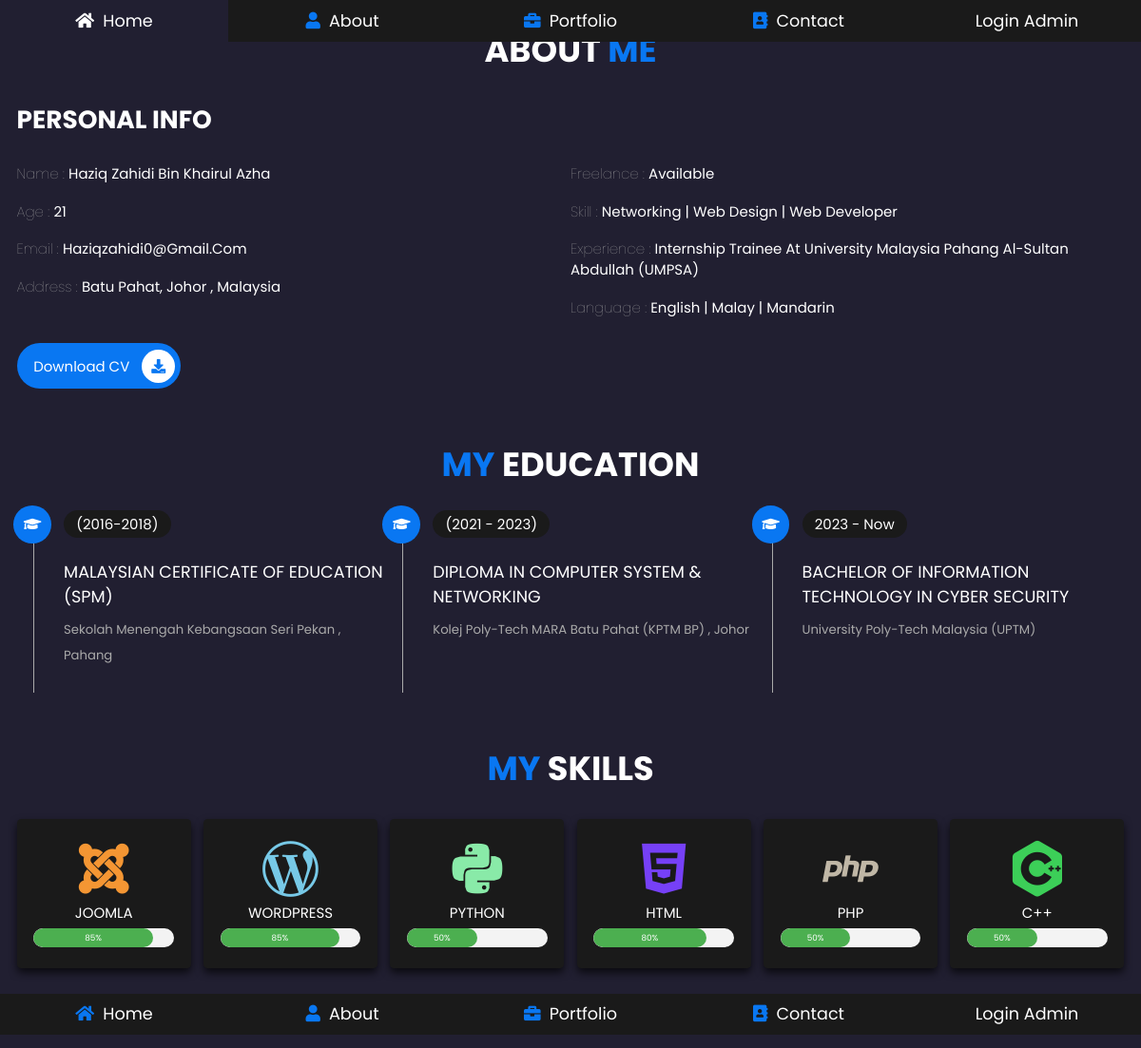
Page /about.php on the committed database.
### tables this page shows
CREATE TABLE `about` (
  `about_id` int(11) NOT NULL,
  `about_name` varchar(255) NOT NULL,
  `about_title` text NOT NULL,
  `about_desc` text NOT NULL,
  `about_photo` varchar(255) NOT NULL,
  `about_age` varchar(100) NOT NULL,
  `about_free` varchar(255) NOT NULL,
  `about_email` varchar(255) NOT NULL,
  `about_address` varchar(255) NOT NULL,
  `about_lang` varchar(255) NOT NULL,
  `about_exp` varchar(255) NOT NULL,
  `about_skill` varchar(255) NOT NULL,
  `about_exp_yrs` varchar(255) NOT NULL,
  `about_project` varchar(255) NOT NULL,
  `about_awards` varchar(255) NOT NULL,
  `about_happy` varchar(100) NOT NULL,
  `about_button` varchar(255) NOT NULL,
  `about_hire` varchar(255) NOT NULL
);

CREATE TABLE `education` (
  `education_id` int(11) NOT NULL,
  `education_year` varchar(255) NOT NULL,
  `education_title` varchar(255) NOT NULL,
  `education_desc` text NOT NULL,
  `education_status` varchar(11) NOT NULL
);

CREATE TABLE `skill` (
  `skill_id` int(11) NOT NULL,
  `skill_icon` varchar(255) NOT NULL,
  `skill_title` varchar(255) NOT NULL,
  `value_skill` varchar(11) NOT NULL,
  `skill_status` varchar(11) NOT NULL
);

### about.php (the view, shortened to what this page needs)
<?php
    include("template/front/header.php");
    include("template/front/navbar.php");
    include("config/database.php");
    function getRandomColor() {
        $letters = '0123456789ABCDEF';
        $color = '#';
        for ($i = 0; $i < 6; $i++) {
            $color .= $letters[rand(0, 15)];
        }
        return $color;
    }
?>
<?php
    $statement = $conn->prepare('SELECT * FROM about ORDER BY about_id DESC');
    $statement->execute();
    $about = $statement->fetchAll(PDO::FETCH_ASSOC);
    foreach ($about as $about);
?>
<section class="about">
    <h1 style="font-size:4rem;" class="heading"> about <span>me</span> </h1>
    <div class="row">
        <div class="info-container">
            <h1>personal info</h1>
            <div class="box-container">
                <div class="box">
                    <h3> <span>name : </span> <?php echo $about['about_name']; ?> </h3>
                    <h3> <span>age : </span> <?php echo $about['about_age']; ?> </h3>
                    <h3> <span>email : </span> <?php echo $about['about_email']; ?> </h3>
                    <h3> <span>address : </span><?php echo $about['about_address']; ?> </h3>
                </div>
                <div class="box">
                    <h3> <span>freelance : </span> <?php echo $about['about_free']; ?> </h3>
                    <h3> <span>skill : </span> <?php echo $about['about_skill']; ?> </h3>
                    <h3> <span>experience : </span> <?php echo $about['about_exp']; ?> </h3>
                    <h3> <span>language : </span> <?php echo $about['about_lang']; ?></h3>
                </div>
            </div>
            <a target="_blank" href="https://<?php echo $about['about_button']; ?>" class="btn"> download CV <i class="fas fa-download"></i> </a>
        </div>
    </div>
</section>
<section class="education">
    <h1 style="font-size:4rem;" class="heading"> <span>my</span> education </h1>
    <div class="box-container">
        <?php
            $stmt = $conn->prepare("SELECT * FROM education");
            $stmt->execute();
            $education = $stmt->fetchAll();
            foreach($education as $row)
        {
        ?>
        <div class="box">
            <i class="fas fa-graduation-cap"></i>
            <span><?php echo $row['education_year']; ?></span>
            <h3><?php echo $row['education_title']; ?></h3>
            <p><?php echo $row['education_desc']; ?></p>
        </div>
        <?php } ?>
    </div>
</section>
<section class="skills">
    <h1 style="font-size:4rem;" class="heading"> <span>my</span> skills </h1>
    <div class="box-container">
        <?php
            $statement = $conn->prepare('SELECT * FROM skill ORDER BY skill_id DESC');
            $statement->execute();
            $skills = $statement->fetchAll(PDO::FETCH_ASSOC);
            foreach ($skills as $skill) {
        ?>
        <div class="box">
        <i class='bx bxl-<?php echo strtolower($skill['skill_icon']); ?>' style='font-size:8rem; color: <?php echo getRandomColor(); ?>;'></i>
            <h3><?php echo $skill['skill_title']; ?></h3>
            <div style="width:90% height:3px; color:green;" class="skill-bar ">
                <div class="skill-bar-fill" style="width: <?php echo $skill['value_skill']; ?>%;">
                    <?php echo $skill['value_skill']; ?>%
                </div>
            </div>
        </div>
        <?php } ?>
    </div>
</section>
<?php include("template/front/navbar.php"); ?>

### template/front/header.php (shortened to what this page needs)
<!DOCTYPE html>
<html lang="en">
<head>
    <link rel="stylesheet" href="assets/fonts/css/all.min.css">
    <link href='https://unpkg.com/boxicons@2.1.4/css/boxicons.min.css' rel='stylesheet'>
    <link rel="stylesheet" href="assets/css/style.css">
</head>
<body>

### template/front/navbar.php (shortened to what this page needs)
<nav class="navbar">
    <a href="index.php"> <i class="fas fa-home"></i> <span>home</span> </a>
    <a href="about.php"> <i class="fas fa-user"></i> <span>about</span> </a>
    <a href="portfolio.php"> <i class="fas fa-briefcase"></i> <span>portfolio</span> </a>
    <a href="contact.php"> <i class="fas fa-address-book"></i> <span>contact</span> </a>
    <a href="admin/dashboard.php"><span>Login Admin</span> </a>
</nav>

### assets/css/style.css (style rules this page uses)
* { font-family: "Poppins", sans-serif; margin: 0; padding: 0; -webkit-box-sizing: border-box; box-sizing: border-box; text-decoration: none; outline: none; border: none; text-transform: capitalize; }
html { font-size: 62.5%; overflow-x: hidden; }
body { background: #211f31; padding-bottom: 6.5rem; }
section { padding: 5rem 9%; }
.heading { text-align: center; font-size: 6vw; color: #fff; margin-bottom: 3rem; text-transform: uppercase; }
.heading span { text-transform: uppercase; color: #0977f2; }
.btn { display: inline-block; margin-top: 1rem; border-radius: 5rem; background: #0977f2; padding: 0.7rem; font-size: 1.7rem; color: #fff; padding-left: 2rem; }
.btn i { height: 4rem; width: 4rem; line-height: 4rem; font-size: 1.7rem; text-align: center; background: #fff; color: #0977f2; border-radius: 50%; margin-left: 1rem; -webkit-transition: 0.2s linear; transition: 0.2s linear; }
.navbar { position: fixed; left: 0; right: 0; display: -webkit-box; display: -ms-flexbox; display: flex; z-index: 1000; -webkit-box-align: end; -ms-flex-align: end; align-items: flex-end; }
.navbar a { padding: 1.5rem; font-size: 2rem; background: #1a1a1a; -webkit-box-flex: 1; -ms-flex: 1; flex: 1; color: #fff; text-align: center; padding: 1rem; }
.navbar a i { color: #0977f2; padding-right: 0.5rem; }
.about .row { display: -webkit-box; display: -ms-flexbox; display: flex; -webkit-box-align: center; -ms-flex-align: center; align-items: center; -ms-flex-wrap: wrap; flex-wrap: wrap; gap: 2rem; }
.about .row .info-container { -webkit-box-flex: 1; -ms-flex: 1 1 42rem; flex: 1 1 42rem; }
.about .row .info-container h1 { font-size: 3rem; color: #fff; text-transform: uppercase; padding-bottom: 1rem; }
.about .row .info-container .box-container { padding: 1rem 0; display: -webkit-box; display: -ms-flexbox; display: flex; -ms-flex-wrap: wrap; flex-wrap: wrap; gap: 2rem; }
.about .row .info-container .box-container .box { -webkit-box-flex: 1; -ms-flex: 1 1 20rem; flex: 1 1 20rem; }
.about .row .info-container .box-container .box h3 { font-size: 1.7rem; color: #fff; padding: 1rem 0; font-weight: normal; }
.about .row .info-container .box-container .box h3 span { color: #aaa; font-weight: lighter; }
.skills .box-container { display: -ms-grid; display: grid; -ms-grid-columns: (minmax(16rem, 1fr)) [auto-fit]; grid-template-columns: repeat(auto-fit, minmax(16rem, 1fr)); gap: 1.5rem; }
.skills .box-container .box { padding: 2rem; text-align: center; -webkit-box-shadow: 0 0.5rem 1rem rgba(0, 0, 0, 0.7); box-shadow: 0 0.5rem 1rem rgba(0, 0, 0, 0.7); border-radius: 0.5rem; background: #1a1a1a; }
.skills .box-container .box h3 { color: #fff; font-size: 1.7rem; font-weight: normal; text-transform: uppercase; }
.education .box-container { display: -webkit-box; display: -ms-flexbox; display: flex; -ms-flex-wrap: wrap; flex-wrap: wrap; }
.education .box-container .box { -webkit-box-flex: 1; -ms-flex: 1 1 40rem; flex: 1 1 40rem; margin-left: 2rem; padding-top: 0; padding-bottom: 0; padding-left: 3.5rem; padding-bottom: 3rem; border-left: 0.1rem solid #aaa; position: relative; }
.education .box-container .box i { height: 4.5rem; width: 4.5rem; line-height: 4.5rem; font-size: 1.7rem; border-radius: 50%; background: #0977f2; color: #fff; text-align: center; position: absolute; top: -1rem; left: -2.5rem; }
.education .box-container .box span { font-size: 1.7rem; color: #fff; border-radius: 5rem; padding: 0.5rem 1.5rem; background: #1a1a1a; }
.education .box-container .box h3 { font-size: 2rem; padding: 1rem 0; color: #fff; padding-top: 3rem; font-weight: normal; }
.education .box-container .box p { font-size: 1.5rem; color: #aaa; line-height: 2; }
.skill-bar { background-color: #f3f3f3; border-radius: 25px; overflow: hidden; margin: 5px 0; }
.skill-bar-fill { height: 20px; line-height: 20px; background-color: #4caf50; text-align: center; color: white; border-radius: 25px; }
@media (max-width: 1200px) { html { font-size: 55%; } }
@media (max-width: 1200px) { section { padding: 3rem 2rem; } }

### rows in the picture
about: about_name "Haziq Zahidi Bin Khairul Azha", about_age "21", about_email "Haziqzahidi0@gmail.com", about_address "Batu Pahat, Johor , Malaysia", about_free "Available", about_skill "Networking | Web Design | Web Developer", about_exp "Internship Trainee At University Malaysia Pahang Al-Sultan Abdullah (UMPSA)", about_lang "English | Malay | Mandarin"
education: education_year "(2016-2018)", education_title "MALAYSIAN CERTIFICATE OF EDUCATION (SPM)", education_desc "Sekolah Menengah Kebangsaan Seri Pekan , Pahang"
education: education_year "(2021 - 2023)", education_title "DIPLOMA IN COMPUTER SYSTEM & NETWORKING", education_desc "Kolej Poly-Tech MARA Batu Pahat (KPTM BP) , Johor"
education: education_year "2023 - Now", education_title "BACHELOR OF INFORMATION TECHNOLOGY IN CYBER SECURITY", education_desc "University Poly-Tech Malaysia (UPTM)"
skill: skill_title "JOOMLA", value_skill "85"
skill: skill_title "WORDPRESS", value_skill "85"
skill: skill_title "PYTHON", value_skill "50"
skill: skill_title "HTML", value_skill "80"
skill: skill_title "PHP", value_skill "50"
skill: skill_title "C++", value_skill "50"
